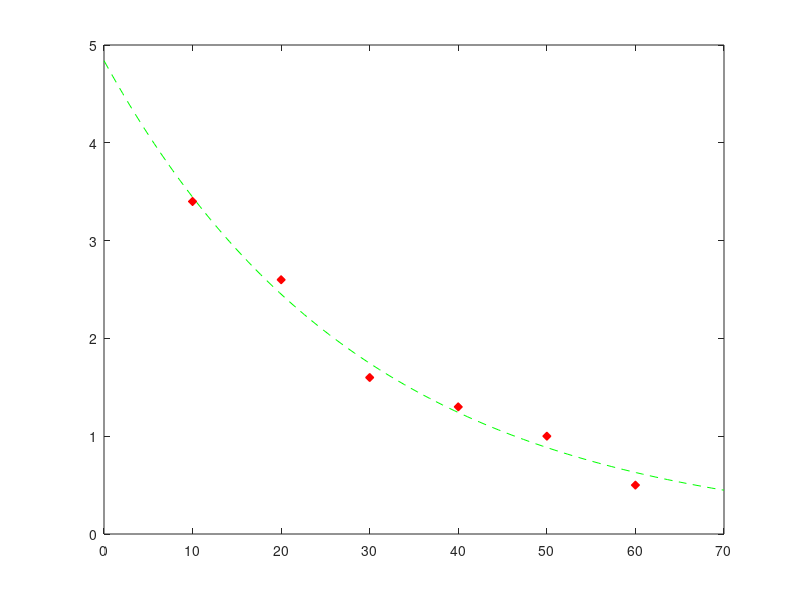

Write MATLAB code to recreate this figure.
t1=[10 20 30 40 50 60];
c1=[3.4 2.6 1.6 1.3 1 .5];
t2=linspace(0,70);
c2=4.84*exp(-0.034*t2);
plot(t1,c1,'rd','MarkerFaceColor','r'), hold on
plot(t2,c2,'g--')
